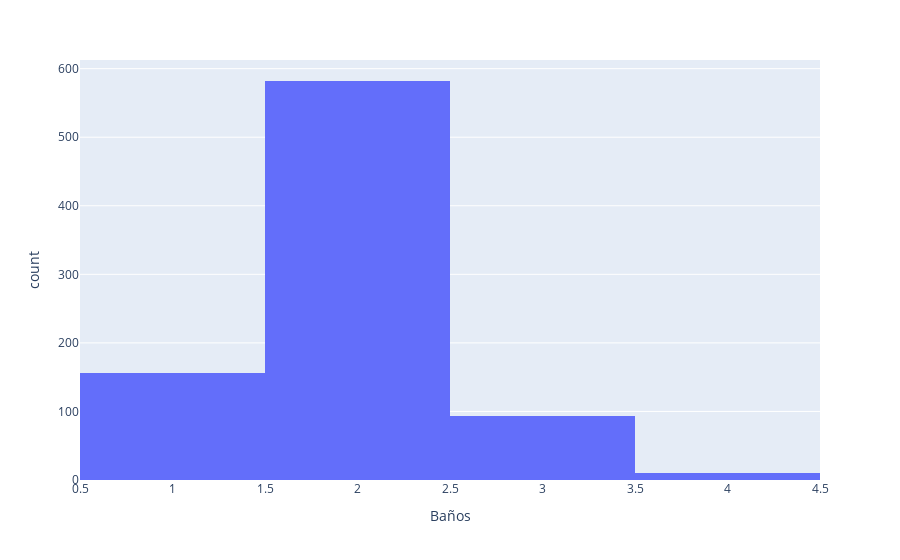
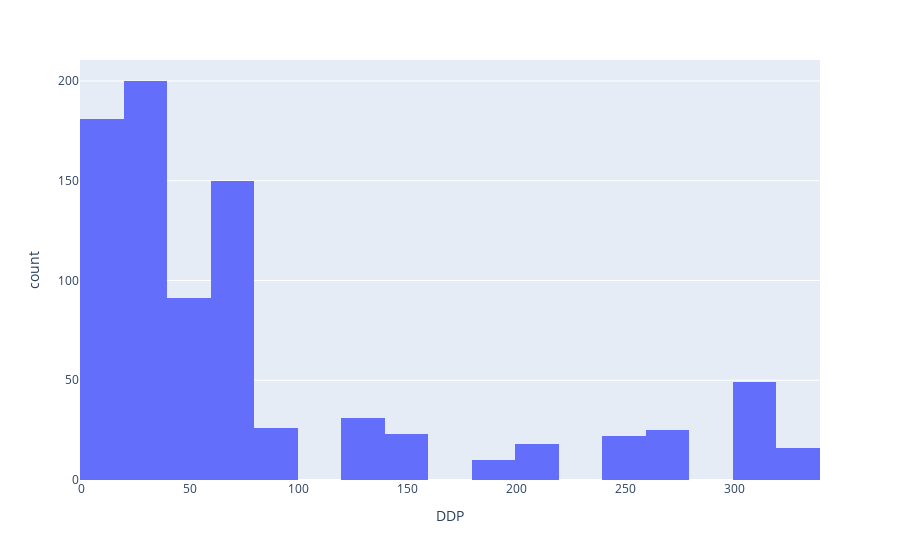
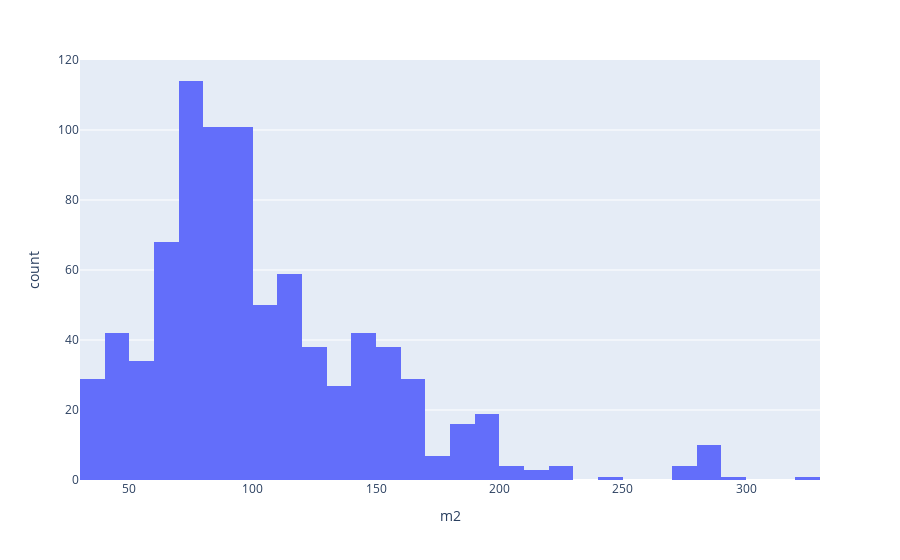

The notebook cell these images were saved under, in order:
### Code cell
##graficamos con datos actualizados
for column in ['Baños','DDP','m2']:
    fig = px.histogram(RP, x=column)
    fig.show()

### Figure 1 — Plotly figure (JSON) as saved in the notebook; plotly's stock layout.template omitted (floating-point values rounded to 4 significant figures; data arrays with more than 128 entries replaced by an {"elided": "..."} marker saying what was removed)
{"data": [{"alignmentgroup": "True", "bingroup": "x", "hovertemplate": "Baños=%{x}<br>count=%{y}<extra></extra>", "legendgroup": "", "marker": {"color": "#636efa", "pattern": {"shape": ""}}, "name": "", "offsetgroup": "", "orientation": "v", "showlegend": false, "type": "histogram", "x": {"elided": "842 int values"}, "xaxis": "x", "yaxis": "y"}], "layout": {"autosize": true, "barmode": "relative", "legend": {"tracegroupgap": 0}, "margin": {"t": 60}, "xaxis": {"anchor": "y", "autorange": true, "domain": [0, 1], "range": [0.5, 4.5], "title": {"text": "Baños"}, "type": "linear"}, "yaxis": {"anchor": "x", "autorange": true, "domain": [0, 1], "range": [0, 612.6], "title": {"text": "count"}}}}

### Figure 2 — Plotly figure (JSON) as saved in the notebook; plotly's stock layout.template omitted (floating-point values rounded to 4 significant figures; data arrays with more than 128 entries replaced by an {"elided": "..."} marker saying what was removed)
{"data": [{"alignmentgroup": "True", "bingroup": "x", "hovertemplate": "DDP=%{x}<br>count=%{y}<extra></extra>", "legendgroup": "", "marker": {"color": "#636efa", "pattern": {"shape": ""}}, "name": "", "offsetgroup": "", "orientation": "v", "showlegend": false, "type": "histogram", "x": {"elided": "842 int values"}, "xaxis": "x", "yaxis": "y"}], "layout": {"autosize": true, "barmode": "relative", "legend": {"tracegroupgap": 0}, "margin": {"t": 60}, "xaxis": {"anchor": "y", "autorange": true, "domain": [0, 1], "range": [-0.5, 339.5], "title": {"text": "DDP"}, "type": "linear"}, "yaxis": {"anchor": "x", "autorange": true, "domain": [0, 1], "range": [0, 210.5], "title": {"text": "count"}}}}

### Figure 3 — Plotly figure (JSON) as saved in the notebook; plotly's stock layout.template omitted (floating-point values rounded to 4 significant figures; data arrays with more than 128 entries replaced by an {"elided": "..."} marker saying what was removed)
{"data": [{"alignmentgroup": "True", "bingroup": "x", "hovertemplate": "m2=%{x}<br>count=%{y}<extra></extra>", "legendgroup": "", "marker": {"color": "#636efa", "pattern": {"shape": ""}}, "name": "", "offsetgroup": "", "orientation": "v", "showlegend": false, "type": "histogram", "x": {"elided": "842 float values"}, "xaxis": "x", "yaxis": "y"}], "layout": {"autosize": true, "barmode": "relative", "legend": {"tracegroupgap": 0}, "margin": {"t": 60}, "xaxis": {"anchor": "y", "autorange": true, "domain": [0, 1], "range": [30, 330], "title": {"text": "m2"}, "type": "linear"}, "yaxis": {"anchor": "x", "autorange": true, "domain": [0, 1], "range": [0, 120], "title": {"text": "count"}}}}
